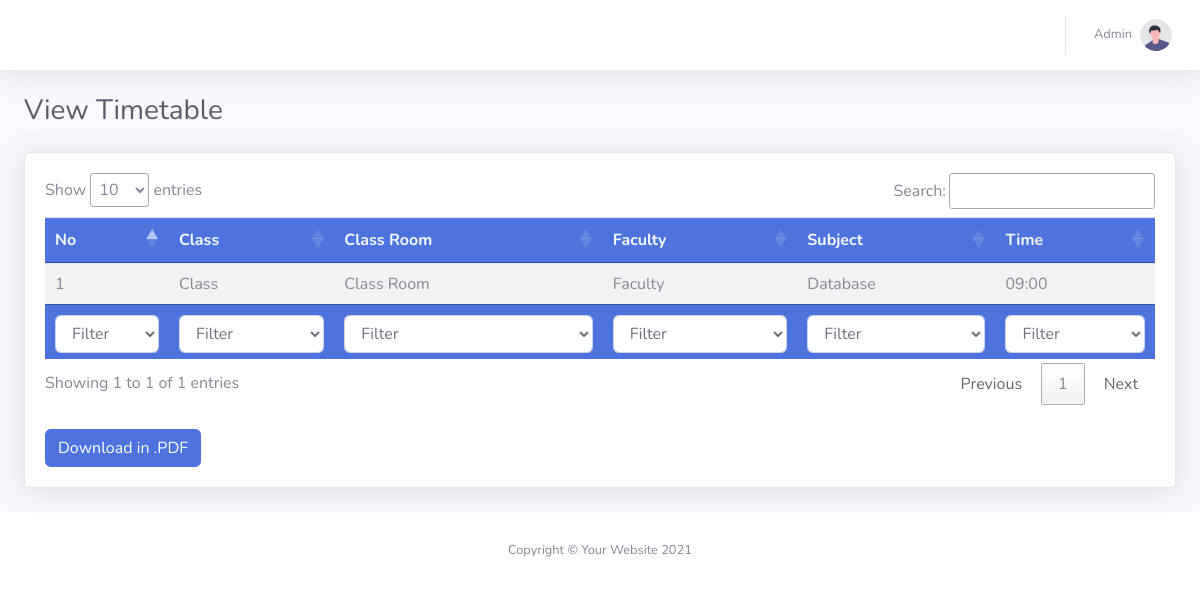
/view_timetable_fac.php (signed in), run on the app's committed database.
### tables this page shows
CREATE TABLE `users` (
  `id` int(11) NOT NULL,
  `name` varchar(255) NOT NULL,
  `email` varchar(255) NOT NULL,
  `cnic` varchar(255) NOT NULL,
  `password` varchar(255) NOT NULL,
  `role` varchar(255) NOT NULL,
  `status` varchar(255) NOT NULL DEFAULT '0',
  `number` varchar(255) NOT NULL,
  `address` varchar(255) NOT NULL,
  `class` varchar(255) NOT NULL DEFAULT '0'
);

CREATE TABLE `subjects` (
  `id` int(11) NOT NULL,
  `class_id` varchar(255) NOT NULL,
  `faculty_id` varchar(255) NOT NULL,
  `subject` varchar(255) NOT NULL,
  `times` text NOT NULL,
  `status` varchar(255) NOT NULL DEFAULT '0'
);

CREATE TABLE `class` (
  `id` int(11) NOT NULL,
  `class` varchar(255) NOT NULL,
  `class_name` varchar(255) NOT NULL
);

### db.php (called while the page is built, shortened)
<?php
if(isset($_SESSION['id']) AND isset($_SESSION['role'])){
    $user_id = $_SESSION['id'];
}
?>

### validation.php (called while the page is built, shortened)
<?php
$profile = mysqli_query($db, "SELECT * FROM users WHERE id = '$user_id' ");
$data = mysqli_fetch_assoc($profile);
if(mysqli_num_rows($profile) == 0){
    header("out.php");
}else{
    $user_name     = $data['name'];
}
?>

### view_timetable_fac.php (the view, shortened to what this page needs)
<?php include_once("header.php"); ?>
<?php include_once("validation.php"); ?>
<link rel="stylesheet" type="text/css" href="https://cdn.datatables.net/1.10.25/css/jquery.dataTables.css">
<body id="page-top">
<div id="wrapper">
<div id="content-wrapper" class="d-flex flex-column">
<div id="content">
<?php include_once("top_bar.php"); ?>
                <div class="container-fluid">
                    <div class="d-sm-flex align-items-center justify-content-between mb-4">
                        <h1 class="h3 mb-0 text-gray-800">View Timetable</h1>
                    </div>
                    <div class="row">
                        <div class="col-xl-12 col-lg-12">
                            <div class="card shadow mb-4">
                                <div class="card-body">
                                    <table class="table schedule table-hover table-striped mb-0" id="table_id">
                                    <thead class="bg-primary text-light">
                                    <tr>
                                    <th>No</th>
                                    <th>Class</th>
                                    <th>Class Room</th>
                                    <th>Faculty</th>
                                    <th>Subject</th>
                                    <th>Time</th>
                                    </tr>
                                    </thead>
                                    <tbody>
                                    <?php
                                    $select = mysqli_query($db, "SELECT * FROM subjects WHERE status = 2");
                                    if(mysqli_num_rows($select)){
                                    $count = 0;
                                    while($row = mysqli_fetch_assoc($select)){
                                    $times = $row['times'];
                                    $subject = $row['subject'];
                                    $class_id = $row['class_id'];
                                    $get_class = mysqli_query($db, "SELECT * FROM class WHERE id = '$class_id' ");
                                    if(mysqli_num_rows($get_class)){
                                    $asd = mysqli_fetch_assoc($get_class);
                                    $class_name = $asd['class'];
                                    $class_room = $asd['class_name'];
                                    }else{
                                    $class_name = "--";
                                    $class_room = "--";
                                    }
                                    $faculty_id = $row['faculty_id'];
                                    $get_faculty = mysqli_query($db, "SELECT * FROM users WHERE id = '$faculty_id' ");
                                    if(mysqli_num_rows($get_faculty)){
                                    $asd_asd = mysqli_fetch_assoc($get_faculty);
                                    $faculty_name = $asd_asd['name'];
                                    }else{
                                    $faculty_name = "--";
                                    }
                                    $count++;
                                    ?>
                                    <tr>
                                    <td><?php echo $count; ?></td>
                                    <td><?php echo $class_name; ?></td>
                                    <td><?php echo $class_room; ?></td>
                                    <td><?php echo $faculty_name; ?></td>
                                    <td><?php echo $subject; ?></td>
                                    <td><?php echo $times; ?></td>
                                    </tr>
                                    <?php
                                    }
                                    }
                                    ?>
                                    </tbody>
                                    <tfoot class="bg-primary text-light">
                                    <tr>
                                    <th>No</th>
                                    <th>Class</th>
                                    <th>Class Room</th>
                                    <th>Faculty</th>
                                    <th>Subject</th>
                                    <th>Time</th>
                                    </tr>
                                    </tfoot>
                                    </table>
                                    <br />
    <input type="button" id="btnExport" value="Download in .PDF" onclick="Export()" class="btn btn-primary"/>
                                </div>
                            </div>
                        </div>
                    </div>
                </div>
                            <?php include_once('footer_backend.php'); ?>

### top_bar.php (shortened to what this page needs)
<nav class="navbar navbar-expand navbar-light bg-white topbar mb-4 static-top shadow">
    <ul class="navbar-nav ml-auto">
        <li class="nav-item dropdown no-arrow">
            <a class="nav-link dropdown-toggle" href="#" id="userDropdown" role="button"
                data-toggle="dropdown" aria-haspopup="true" aria-expanded="false">
                <span class="mr-2 d-none d-lg-inline text-gray-600 small"><?php echo $user_name; ?></span>
                <img class="img-profile rounded-circle"
                    src="img/undraw_profile.svg">
            </a>
        </li>
    </ul>
</nav>

### data on the page
users: name "Admin"
subjects: class.class "Class", class.class_name "Class Room", users.name "Faculty", subject "Database", times "09:00"
